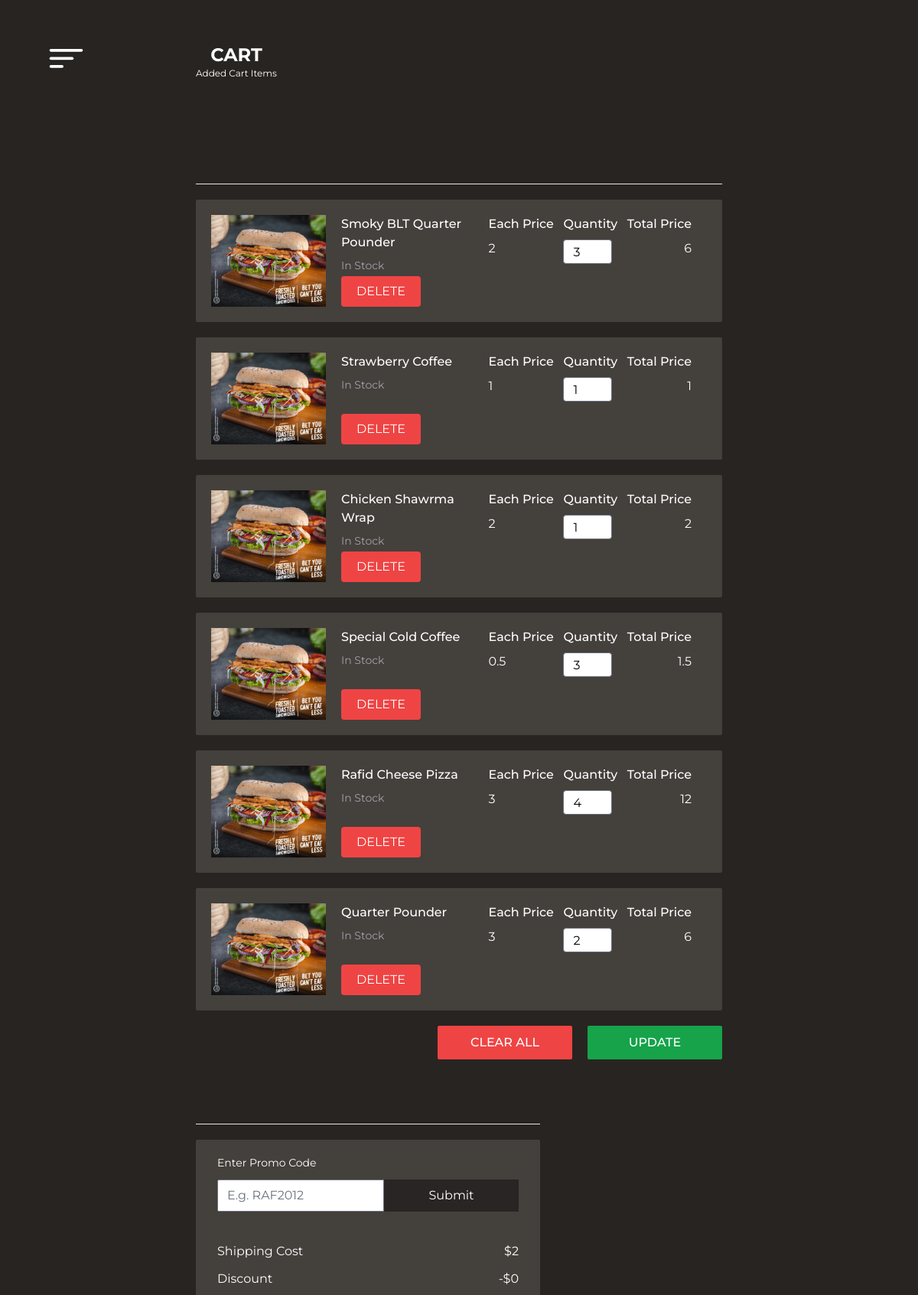
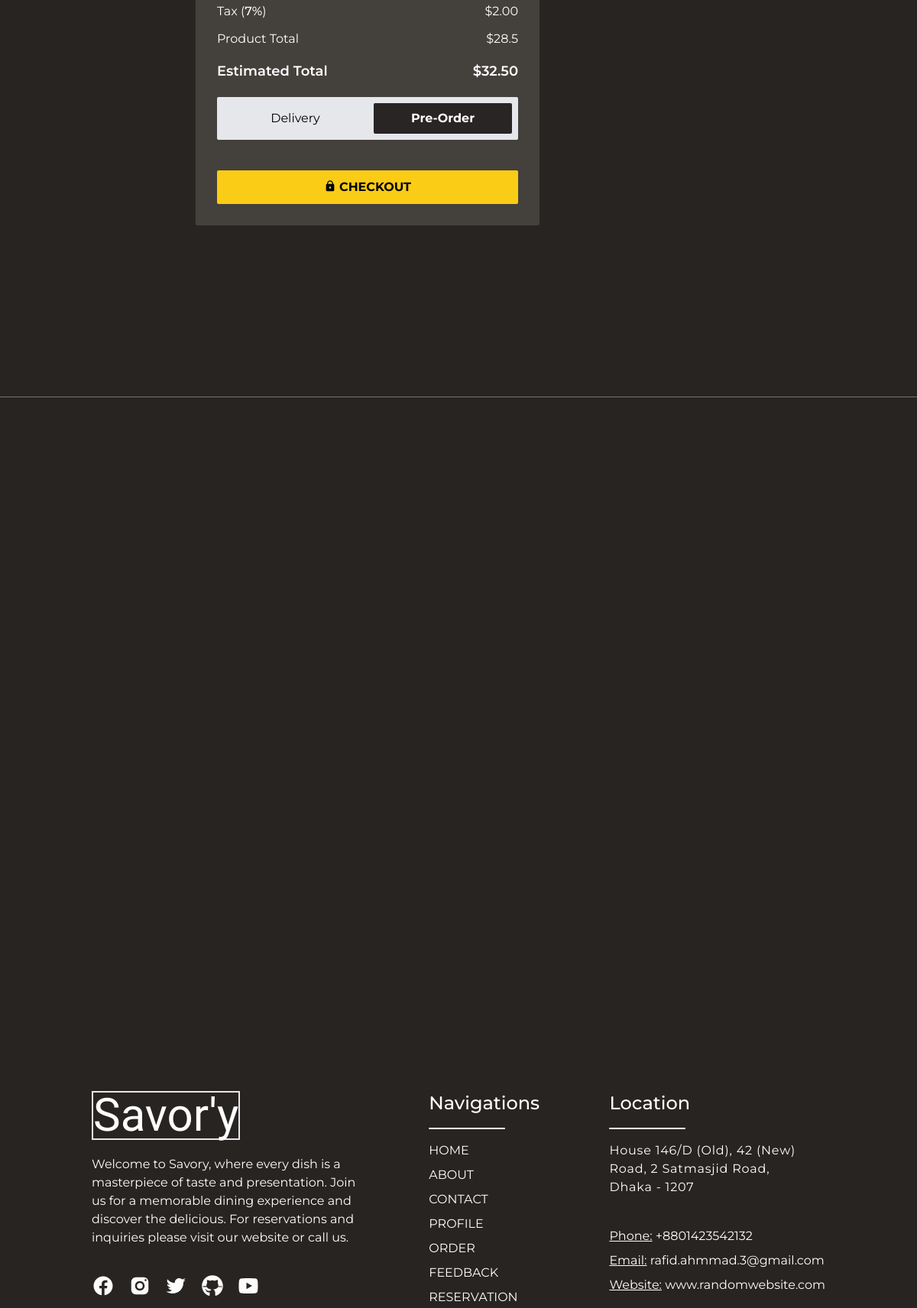
The app's page /shopping-cart.php (signed in, upper part) with its own data (2 pictures, top to bottom).
### tables this page shows
CREATE TABLE `cart` (
  `customer_id` varchar(36) NOT NULL,
  `item_name` varchar(50) NOT NULL,
  `quantity` tinyint(4) NOT NULL DEFAULT 0,
  `total_price` float NOT NULL,
  `added_time` datetime NOT NULL DEFAULT current_timestamp()
);

### shopping-cart.php (the view, shortened to what this page needs)
<!DOCTYPE html>
<html lang="en">
<head>
   <script src="https://cdn.tailwindcss.com"></script>
   <script src="https://cdn.tailwindcss.com?plugins=forms,typography,aspect-ratio,line-clamp"></script>
</head>
<body class="bg-[#282421] overflow-x-hidden text-white">
   <?php require "nav-component.php" ?>
   <div class="h-screen w-screen flex flex-col">
      <div class="flex justify-between items-center py-14 px-64">
         <div class="flex flex-col justify-center items-center">
            <p class="text-2xl font-bold">CART</p>
            <p class="text-xs">Added Cart Items</p>
         </div>
      </div>
         <?php
         include "delivery-info.php";
         ?>
      <div class="flex justify-between items-start px-64 flex-wrap mb-56 bg-[#282421] relative z-10  pt-20">
         <section class="w-[850px] mb-5">
            <hr class="hr-line-items mb-5" />
            <?php
            include("config.php");
            $sql = "SELECT * FROM `cart` WHERE `customer_id` = '{$_SESSION['id']}' ORDER BY `added_time` DESC";
            $result = $conn->query($sql);
            if ($result->num_rows > 0) {
               while ($row = $result->fetch_assoc()) {
                  echo '<div class="fetched-items flex justify-between py-5 pl-5 pr-10 bg-stone-700 rounded-sm mb-5">
                     <div class="flex gap-5">
                        <img class="w-[150px] h-[120px] object-cover object-bottom" src="images/food1.jpg" alt="" />
                        <div class="flex flex-col justify-between">
                           <div class="">
                              <p class="item_name font-medium mb-2 w-[180px]">' . $row['item_name'] . '</p>
                              <p class="text-sm text-zinc-400">In Stock</p>
                           </div>
                           <div class="">
                              <button class="delete-btn px-5 py-2 bg-red-500 hover:bg-red-600 rounded">DELETE</button>
                           </div>
                        </div>
                     </div>
                     <div class="flex flex-col items-start gap-2">
                        <p class="font-medium">Each Price</p>
                        <p class="text-base">' . $row['total_price'] / $row['quantity'] . '</p>
                     </div>
                     <div class="flex flex-col items-start gap-2">
                        <p class="font-medium">Quantity</p>
                        <input class="quantity-meter text-black w-16 rounded h-8" type="number" name="points" step="1" value="' . $row['quantity'] . '"
                           min="1" />
                     </div>
                     <div class="flex flex-col items-end gap-2">
                        <p class="font-medium">Total Price</p>
                        <p class="text-base">' . $row['total_price'] . '</p>
                     </div>
                  </div>';
               }
            } else {
               echo "0 items found in the cart";
            }
            ?>
            <div class="update-btn flex justify-end gap-5 mb-16">
               <button class="clear-btn bg-red-500 hover:bg-red-600 h-11 w-44 rounded-sm font-medium">CLEAR ALL</button>
               <button
                  class="update-btn bg-green-600 hover:bg-green-700 h-11 w-44 rounded-sm font-medium">UPDATE</button>
            </div>
         </section>
         <section class="w-[450px]">
            <hr class="mb-5" />
            <form class="bg-stone-700 rounded-sm px-7 py-5" action="">
               <p class="text-sm mb-3">Enter Promo Code</p>
               <div class="flex items-stretch">
                  <input class="rounded-l-sm text-black" type="text" name="" id="" placeholder="E.g. RAF2012" />
                  <button class="bg-stone-800 w-full">Submit</button>
               </div>
               <?php
               include("config.php");
               $sql = "SELECT SUM(total_price) AS `sum_price` FROM `cart` WHERE `customer_id` = '{$_SESSION['id']}'";
               $result = $conn->query($sql);
               if ($result->num_rows > 0) {
                  $row = $result->fetch_assoc();
                  if ($row["sum_price"] != NULL) {
                     $total_price = $row["sum_price"];
                     $tax = sprintf('%0.2f', $total_price * 0.07);
                     $grand_total = sprintf('%0.2f', $total_price + $tax + 2);
                     echo '<div class="mt-10">
                  <div class="flex justify-between mb-3">
                     <div class="">Shipping Cost</div>
                     <div class="">$2</div>
                  </div>
                  <div class="flex justify-between mb-3">
                     <div class="">Discount</div>
                     <div class="">-$0</div>
                  </div>
                  <div class="flex justify-between mb-3">
                     <div class="">Tax (<span class="font-medium">7%</span>)</div>
                     <div class="">$' . $tax . '</div>
                  </div>
                  <div class="flex justify-between mb-3">
                     <div class="">Product Total</div>
                     <div class="">$' . $total_price . '</div>
                  </div>
                  <div class="flex justify-between mb-2 font-semibold text-lg mt-4">
                     <div class="">Estimated Total</div>
                     <div class="">$' . $grand_total . ' </div>
                  </div>';
                  }
               }
               ?>
               <div class="grid w-full grid-cols-2 space-x-2 rounded-sm bg-gray-200 p-2 text-black mt-5" x-data="app">
                  <div class="option-btn">
                     <label for="delivery"
                        class="block cursor-pointer select-none rounded-sm p-2 text-center peer-checked:bg-stone-800  peer-checked:font-bold peer-checked:text-white">Delivery</label>
                  </div>
                  <div class="option-btn">
                     <label for="pre-order"
                        class="block cursor-pointer select-none rounded-sm p-2 text-center peer-checked:bg-stone-800  peer-checked:font-bold peer-checked:text-white">Pre-Order</label>
                  </div>
               </div>
               <div class="w-full">
                  <button id="checkout-btn"
                     class="mt-10 mb-2 bg-yellow-400 hover:bg-yellow-500 text-black font-bold rounded-sm w-full h-11 flex justify-center items-center gap-1">
                     <img class="w-4 -translate-y-[1.5px]" src="images/lock.svg" alt="" />
                     <p>CHECKOUT</p>
                  </button>
               </div>
      </div>
      </form>
      </section>
   </div>
   <?php require "footer.php" ?>
   </div>
</body>
</html>

### shopping-cart.php (style rules this page uses)
html { scroll-behavior: smooth; }
body { font-family: "Montserrat"; }

### delivery-info.php (style rules this page uses)
html { scroll-behavior: smooth; }
body { font-family: "Montserrat"; }

### records on screen
cart: item_name "Smoky BLT Quarter Pounder", $row['total_price'] / $row['quantity'] "2", points "3", total_price "6"
cart: item_name "Strawberry Coffee", $row['total_price']/$row['quantity'] "1", points "1", total_price "1"
cart: item_name "Chicken Shawrma Wrap", $row['total_price']/$row['quantity'] "2", points "1", total_price "2"
cart: item_name "Special Cold Coffee", $row['total_price'] / $row['quantity'] "0.5", points "3", total_price "1.5"
cart: item_name "Rafid Cheese Pizza", $row['total_price'] / $row['quantity'] "3", points "4", total_price "12"
cart: item_name "Quarter Pounder", $row['total_price'] / $row['quantity'] "3", points "2", total_price "6"

### other values on screen
$tax "2.00"
$total_price "28.5"
$grand_total "32.50"
